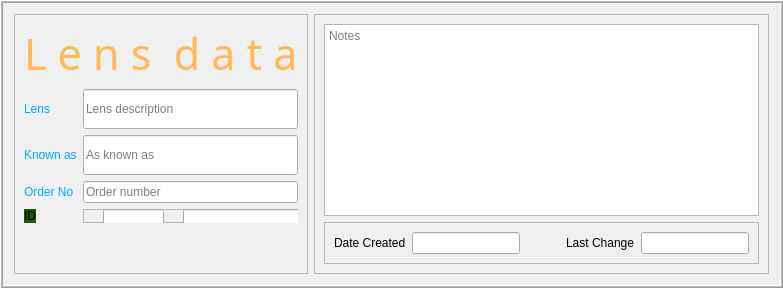
     <widget class="QFrame" name="frame_lensheader">
      <property name="autoFillBackground">
       <bool>false</bool>
      </property>
      <property name="styleSheet">
       <string notr="true"/>
      </property>
      <property name="frameShape">
       <enum>QFrame::Shape::Box</enum>
      </property>
      <property name="frameShadow">
       <enum>QFrame::Shadow::Raised</enum>
      </property>
      <property name="lineWidth">
       <number>1</number>
      </property>
      <property name="midLineWidth">
       <number>1</number>
      </property>
      <layout class="QHBoxLayout" name="horizontalLayout">
       <item>
        <widget class="QFrame" name="frame_2">
         <property name="styleSheet">
          <string notr="true"/>
         </property>
         <property name="frameShape">
          <enum>QFrame::Shape::StyledPanel</enum>
         </property>
         <property name="frameShadow">
          <enum>QFrame::Shadow::Raised</enum>
         </property>
         <layout class="QFormLayout" name="formLayout_2">
          <item row="1" column="0">
           <widget class="QLabel" name="label_2">
            <property name="minimumSize">
             <size>
              <width>0</width>
              <height>40</height>
             </size>
            </property>
            <property name="styleSheet">
             <string notr="true">color: rgb(0, 170, 255);</string>
            </property>
            <property name="text">
             <string>Lens</string>
            </property>
           </widget>
          </item>
          <item row="1" column="1">
           <widget class="QLineEdit" name="le_lenslabel">
            <property name="minimumSize">
             <size>
              <width>0</width>
              <height>40</height>
             </size>
            </property>
            <property name="placeholderText">
             <string>Lens description</string>
            </property>
           </widget>
          </item>
          <item row="2" column="0">
           <widget class="QLabel" name="label_3">
            <property name="minimumSize">
             <size>
              <width>0</width>
              <height>40</height>
             </size>
            </property>
            <property name="styleSheet">
             <string notr="true">color: rgb(0, 170, 255);</string>
            </property>
            <property name="text">
             <string>Known as</string>
            </property>
           </widget>
          </item>
          <item row="2" column="1">
           <widget class="QLineEdit" name="le_known_as">
            <property name="minimumSize">
             <size>
              <width>0</width>
              <height>40</height>
             </size>
            </property>
            <property name="placeholderText">
             <string>As known as</string>
            </property>
           </widget>
          </item>
          <item row="3" column="0">
           <widget class="QLabel" name="label_4">
            <property name="styleSheet">
             <string notr="true">color: rgb(0, 170, 255);</string>
            </property>
            <property name="text">
             <string>Order No</string>
            </property>
           </widget>
          </item>
          <item row="3" column="1">
           <widget class="QLineEdit" name="le_order_no">
            <property name="placeholderText">
             <string>Order number</string>
            </property>
           </widget>
          </item>
          <item row="4" column="0">
           <widget class="QLabel" name="label_showID">
            <property name="styleSheet">
             <string notr="true">background-color: rgb(30, 85, 0);</string>
            </property>
            <property name="text">
             <string>ID</string>
            </property>
           </widget>
          </item>
          <item row="4" column="1">
           <widget class="QFrame" name="frame">
            <property name="frameShape">
             <enum>QFrame::Shape::StyledPanel</enum>
            </property>
            <property name="frameShadow">
             <enum>QFrame::Shadow::Raised</enum>
            </property>
            <widget class="QLineEdit" name="le_id">
             <property name="geometry">
              <rect>
               <x>20</x>
               <y>0</y>
               <width>61</width>
               <height>42</height>
              </rect>
             </property>
             <property name="placeholderText">
              <string>ID</string>
             </property>
            </widget>
            <widget class="QLineEdit" name="xyle_r_lens_spec">
             <property name="geometry">
              <rect>
               <x>370</x>
               <y>10</y>
               <width>113</width>
               <height>42</height>
              </rect>
             </property>
             <property name="placeholderText">
              <string>r_lens_spec</string>
             </property>
            </widget>
            <widget class="QLineEdit" name="xyle_row_colour">
             <property name="geometry">
              <rect>
               <x>510</x>
               <y>0</y>
               <width>113</width>
               <height>42</height>
              </rect>
             </property>
             <property name="placeholderText">
              <string>le_row_colour</string>
             </property>
            </widget>
            <widget class="QLineEdit" name="xyle_r_lens_spec_id">
             <property name="geometry">
              <rect>
               <x>650</x>
               <y>10</y>
               <width>113</width>
               <height>42</height>
              </rect>
             </property>
             <property name="placeholderText">
              <string>le_r_lens_spec_id</string>
             </property>
            </widget>
            <widget class="QLineEdit" name="le_makerid">
             <property name="geometry">
              <rect>
               <x>770</x>
               <y>10</y>
               <width>121</width>
               <height>42</height>
              </rect>
             </property>
             <property name="text">
              <string/>
             </property>
             <property name="placeholderText">
              <string>makerid</string>
             </property>
            </widget>
            <widget class="QLineEdit" name="le_mountid">
             <property name="geometry">
              <rect>
               <x>100</x>
               <y>0</y>
               <width>251</width>
               <height>42</height>
              </rect>
             </property>
             <property name="text">
              <string/>
             </property>
             <property name="placeholderText">
              <string>mountid</string>
             </property>
            </widget>
            <zorder>xyle_r_lens_spec</zorder>
            <zorder>xyle_row_colour</zorder>
            <zorder>xyle_r_lens_spec_id</zorder>
            <zorder>le_id</zorder>
            <zorder>le_makerid</zorder>
            <zorder>le_mountid</zorder>
           </widget>
          </item>
          <item row="0" column="0" colspan="2">
           <widget class="QLabel" name="label_13">
            <property name="font">
             <font>
              <family>Droid Sans Tamil</family>
              <pointsize>32</pointsize>
              <fontweight>DemiBold</fontweight>
             </font>
            </property>
            <property name="styleSheet">
             <string notr="true">color: rgb(255, 185, 88);</string>
            </property>
            <property name="text">
             <string>L e n s  d a t a</string>
            </property>
           </widget>
          </item>
         </layout>
        </widget>
       </item>
       <item>
        <widget class="QFrame" name="frame_3">
         <property name="frameShape">
          <enum>QFrame::Shape::StyledPanel</enum>
         </property>
         <property name="frameShadow">
          <enum>QFrame::Shadow::Raised</enum>
         </property>
         <layout class="QVBoxLayout" name="verticalLayout">
          <item>
           <widget class="QPlainTextEdit" name="le_information">
            <property name="placeholderText">
             <string>Notes</string>
            </property>
           </widget>
          </item>
          <item>
           <widget class="QFrame" name="frame_4">
            <property name="frameShape">
             <enum>QFrame::Shape::StyledPanel</enum>
            </property>
            <property name="frameShadow">
             <enum>QFrame::Shadow::Raised</enum>
            </property>
            <layout class="QHBoxLayout" name="horizontalLayout_5">
             <item>
              <widget class="QLabel" name="lb_date_created">
               <property name="text">
                <string>Date Created</string>
               </property>
              </widget>
             </item>
             <item>
              <widget class="QLineEdit" name="le_datecreated">
               <property name="readOnly">
                <bool>true</bool>
               </property>
              </widget>
             </item>
             <item>
              <spacer name="horizontalSpacer">
               <property name="orientation">
                <enum>Qt::Orientation::Horizontal</enum>
               </property>
               <property name="sizeHint" stdset="0">
                <size>
                 <width>40</width>
                 <height>20</height>
                </size>
               </property>
              </spacer>
             </item>
             <item>
              <widget class="QLabel" name="lb_date_changed">
               <property name="text">
                <string>Last Change</string>
               </property>
              </widget>
             </item>
             <item>
              <widget class="QLineEdit" name="le_datechanged">
               <property name="readOnly">
                <bool>true</bool>
               </property>
              </widget>
             </item>
            </layout>
           </widget>
          </item>
         </layout>
        </widget>
       </item>
      </layout>
     </widget>
